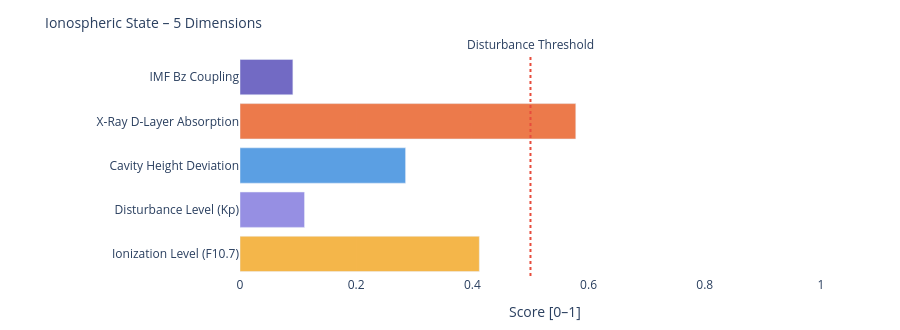

Here is the notebook cell this chart was saved with:
### Markdown cell above
---
### 📐 Systemic Insight: Geometric Cavity vs. Real Schumann Resonance

**Relevant for:** Layer 6 = delta analysis &nbsp;|&nbsp; Layer 7 = feature vector / system interpretation

A cavity height change from 80 km to 70 km shifts the **idealized geometric frequencies** only minimally:

| Modus | Aktuell | Referenz | Δ |
|-------|---------|----------|---|
| SR-1 | 10.4762 Hz | 10.4599 Hz | +16 mHz |
| SR-2 | 18.1452 Hz | 18.1171 Hz | +28 mHz |
| SR-3 | 25.6612 Hz | 25.6215 Hz | +40 mHz |
| SR-4 | 33.1285 Hz | 33.0772 Hz | +51 mHz |

The geometric effect is limited because 10 km is very small compared to Earth's radius (~6371 km).

**Consequence:** Real Schumann deviations are likely driven more strongly by **conductivity, damping, day/night structure, lightning distribution and source geometry** than by pure cavity height.

---

**Layer 6 compares:**
```
geometric Δ from Layer 4  vs.  observed Δ from real Schumann measurement data
```

**Layer 7 Feature:**
```
If real Δ >> geometric Δ  →  non-geometric factors dominant
```

### Code cell
# ============================================================
# IONOSPHERIC STATE – Summary gauge
# Five dimensions: ionization, disturbance, cavity height, X-Ray, Bz coupling
# ============================================================

def norm(v, lo, hi):
    if v is None: return None
    return round(max(0.0, min(1.0, (v - lo) / (hi - lo))), 3)

# Ionization level (F10.7 → F2-Layer)
ioniz = norm(f107_val, 60, 250)

# Disturbance level (Kp → E/F-Layer irregularities)
disturb = norm(kp_val, 0, 9)

# Cavity height deviation from reference (80 km)
h_dev = norm(abs(h_eff - 80), 0, 20)

# X-Ray ionization (D-Layer absorption)
xray_ioniz = None
if xray_now is not None:
    xray_ioniz = norm(math.log10(max(xray_now, 1e-9)) + 9, 0, 5)

# Bz coupling (southward Bz → stronger magnetosphere-ionosphere coupling)
bz_coupling = norm(-(bz_now or 0), -5, 30) if bz_now is not None else None

dims = [
    ('Ionization Level (F10.7)',    ioniz,      '#F2A623'),
    ('Disturbance Level (Kp)',      disturb,    '#7F77DD'),
    ('Cavity Height Deviation',     h_dev,      '#378ADD'),
    ('X-Ray D-Layer Absorption',    xray_ioniz, '#E85D24'),
    ('IMF Bz Coupling',             bz_coupling,'#534AB7'),
]

fig = go.Figure()
for name, val, col in dims:
    if val is not None:
        h = int(val * 20)
        bar = '█' * h + '░' * (20 - h)
        label = f'{name}:  {bar}  {val:.3f}'
    else:
        label = f'{name}:  {"─" * 20}  n/a'
    fig.add_trace(go.Bar(
        x=[val if val is not None else 0],
        y=[name],
        orientation='h',
        marker_color=col, opacity=0.82,
        showlegend=False
    ))

fig.add_vline(x=0.5, line_dash='dot', line_color='#e74c3c',
              annotation_text='Disturbance Threshold', annotation_position='top')
fig.update_layout(
    title=dict(text='Ionospheric State – 5 Dimensions', font=dict(size=14)),
    xaxis=dict(title='Score [0–1]', range=[0, 1.05]),
    height=330, plot_bgcolor='rgba(0,0,0,0)', paper_bgcolor='rgba(0,0,0,0)',
    margin=dict(l=240, r=50, t=55, b=40)
)
fig.show()

print(f'\nIonospheric state:')
for name, val, _ in dims:
    print(f'  {name:<35} {val:.3f}' if val is not None else f'  {name:<35} n/a')

### Figure 1 — Plotly figure (JSON) as saved in the notebook; plotly's stock layout.template omitted (floating-point values rounded to 4 significant figures)
{"data": [{"marker": {"color": "#F2A623"}, "opacity": 0.82, "orientation": "h", "showlegend": false, "type": "bar", "x": [0.412], "y": ["Ionization Level (F10.7)"]}, {"marker": {"color": "#7F77DD"}, "opacity": 0.82, "orientation": "h", "showlegend": false, "type": "bar", "x": [0.111], "y": ["Disturbance Level (Kp)"]}, {"marker": {"color": "#378ADD"}, "opacity": 0.82, "orientation": "h", "showlegend": false, "type": "bar", "x": [0.285], "y": ["Cavity Height Deviation"]}, {"marker": {"color": "#E85D24"}, "opacity": 0.82, "orientation": "h", "showlegend": false, "type": "bar", "x": [0.578], "y": ["X-Ray D-Layer Absorption"]}, {"marker": {"color": "#534AB7"}, "opacity": 0.82, "orientation": "h", "showlegend": false, "type": "bar", "x": [0.091], "y": ["IMF Bz Coupling"]}], "layout": {"annotations": [{"showarrow": false, "text": "Disturbance Threshold", "x": 0.5, "xanchor": "center", "xref": "x", "y": 1, "yanchor": "bottom", "yref": "y domain"}], "height": 330, "margin": {"b": 40, "l": 240, "r": 50, "t": 55}, "paper_bgcolor": "rgba(0,0,0,0)", "plot_bgcolor": "rgba(0,0,0,0)", "shapes": [{"line": {"color": "#e74c3c", "dash": "dot"}, "type": "line", "x0": 0.5, "x1": 0.5, "xref": "x", "y0": 0, "y1": 1, "yref": "y domain"}], "title": {"font": {"size": 14}, "text": "Ionospheric State – 5 Dimensions"}, "xaxis": {"range": [0, 1.05], "title": {"text": "Score [0–1]"}}}}
